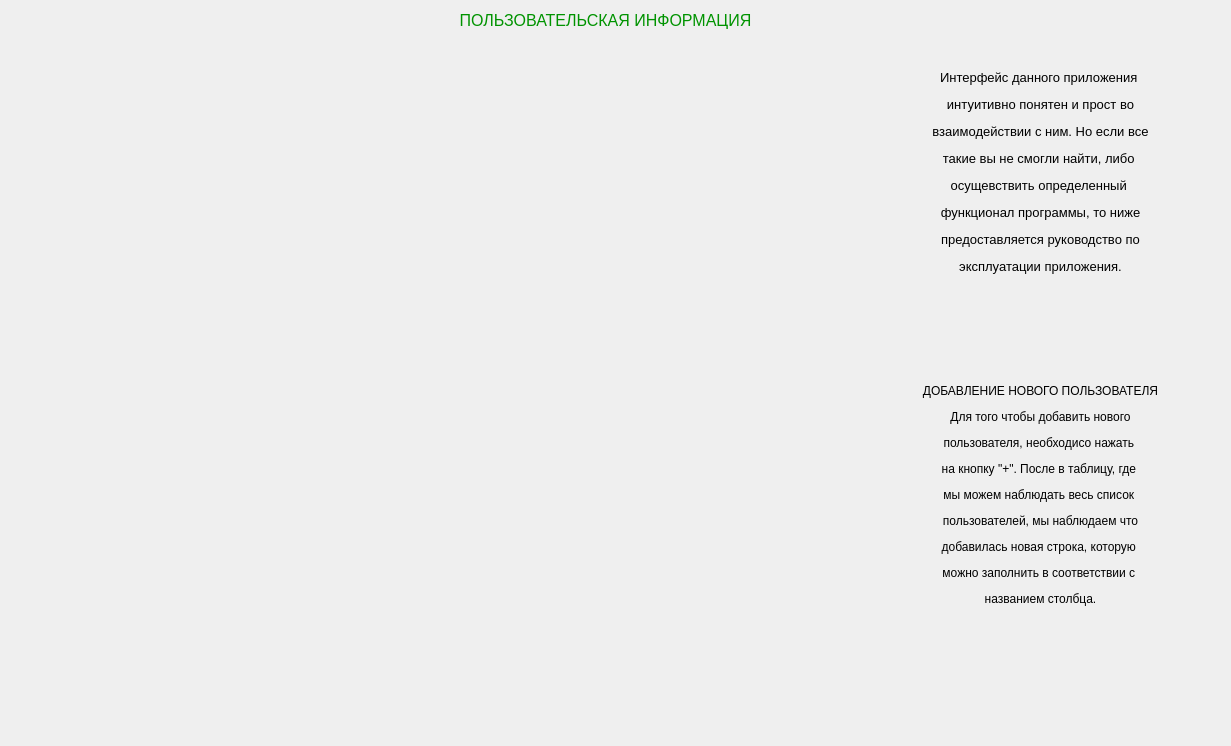
<?xml version="1.0" encoding="UTF-8"?>
<ui version="4.0">
 <class>SPRPOLZOVAT</class>
 <widget class="QDialog" name="SPRPOLZOVAT">
  <property name="geometry">
   <rect>
    <x>0</x>
    <y>0</y>
    <width>1231</width>
    <height>746</height>
   </rect>
  </property>
  <property name="windowTitle">
   <string>Справка</string>
  </property>
  <widget class="QLabel" name="zag40">
   <property name="geometry">
    <rect>
     <x>380</x>
     <y>10</y>
     <width>451</width>
     <height>21</height>
    </rect>
   </property>
   <property name="styleSheet">
    <string notr="true">font: 8pt &quot;MS Serif&quot;;
color: rgb(0, 147, 0);</string>
   </property>
   <property name="text">
    <string>&lt;html&gt;&lt;head/&gt;&lt;body&gt;&lt;p align=&quot;center&quot;&gt;&lt;span style=&quot; font-size:12pt;&quot;&gt;ПОЛЬЗОВАТЕЛЬСКАЯ ИНФОРМАЦИЯ&lt;/span&gt;&lt;/p&gt;&lt;/body&gt;&lt;/html&gt;</string>
   </property>
  </widget>
  <widget class="QLabel" name="kartINT">
   <property name="geometry">
    <rect>
     <x>10</x>
     <y>70</y>
     <width>861</width>
     <height>611</height>
    </rect>
   </property>
   <property name="text">
    <string/>
   </property>
   <property name="pixmap">
    <pixmap>../../build-USERLIST-Desktop_Qt_5_14_2_MinGW_32_bit-Debug/WAWAW/debug/img/5.png</pixmap>
   </property>
  </widget>
  <widget class="QWidget" name="layoutWidget">
   <property name="geometry">
    <rect>
     <x>870</x>
     <y>70</y>
     <width>341</width>
     <height>621</height>
    </rect>
   </property>
   <layout class="QVBoxLayout" name="verticalLayout">
    <item>
     <widget class="QLabel" name="label">
      <property name="sizePolicy">
       <sizepolicy hsizetype="Preferred" vsizetype="Maximum">
        <horstretch>0</horstretch>
        <verstretch>0</verstretch>
       </sizepolicy>
      </property>
      <property name="styleSheet">
       <string notr="true">font: 75 12pt &quot;MS Sans Serif&quot;;</string>
      </property>
      <property name="text">
       <string>&lt;html&gt;&lt;head/&gt;&lt;body&gt;&lt;p align=&quot;center&quot;&gt;&lt;span style=&quot; font-size:10pt;&quot;&gt;Интерфейс данного приложения &lt;/span&gt;&lt;/p&gt;&lt;p align=&quot;center&quot;&gt;&lt;span style=&quot; font-size:10pt;&quot;&gt;интуитивно понятен и прост во&lt;/span&gt;&lt;/p&gt;&lt;p align=&quot;center&quot;&gt;&lt;span style=&quot; font-size:10pt;&quot;&gt;взаимодействии с ним. Но если все&lt;/span&gt;&lt;/p&gt;&lt;p align=&quot;center&quot;&gt;&lt;span style=&quot; font-size:10pt;&quot;&gt;такие вы не смогли найти, либо &lt;/span&gt;&lt;/p&gt;&lt;p align=&quot;center&quot;&gt;&lt;span style=&quot; font-size:10pt;&quot;&gt;осущевствить определенный &lt;/span&gt;&lt;/p&gt;&lt;p align=&quot;center&quot;&gt;&lt;span style=&quot; font-size:10pt;&quot;&gt;функционал программы, то ниже&lt;/span&gt;&lt;/p&gt;&lt;p align=&quot;center&quot;&gt;&lt;span style=&quot; font-size:10pt;&quot;&gt;предоставляется руководство по&lt;/span&gt;&lt;/p&gt;&lt;p align=&quot;center&quot;&gt;&lt;span style=&quot; font-size:10pt;&quot;&gt;эксплуатации приложения.&lt;/span&gt;&lt;/p&gt;&lt;/body&gt;&lt;/html&gt;</string>
      </property>
     </widget>
    </item>
    <item>
     <spacer name="verticalSpacer">
      <property name="orientation">
       <enum>Qt::Vertical</enum>
      </property>
      <property name="sizeType">
       <enum>QSizePolicy::Fixed</enum>
      </property>
      <property name="sizeHint" stdset="0">
       <size>
        <width>20</width>
        <height>20</height>
       </size>
      </property>
     </spacer>
    </item>
    <item>
     <widget class="QLabel" name="label_2">
      <property name="font">
       <font>
        <family>MS Sans Serif</family>
        <pointsize>10</pointsize>
        <weight>9</weight>
        <italic>false</italic>
        <bold>false</bold>
       </font>
      </property>
      <property name="styleSheet">
       <string notr="true">font: 75 10pt &quot;MS Sans Serif&quot;;</string>
      </property>
      <property name="text">
       <string>&lt;html&gt;&lt;head/&gt;&lt;body&gt;&lt;p align=&quot;center&quot;&gt;&lt;span style=&quot; font-size:9pt;&quot;&gt;ДОБАВЛЕНИЕ НОВОГО ПОЛЬЗОВАТЕЛЯ&lt;/span&gt;&lt;/p&gt;&lt;p align=&quot;center&quot;&gt;&lt;span style=&quot; font-size:9pt;&quot;&gt;Для того чтобы добавить нового&lt;/span&gt;&lt;/p&gt;&lt;p align=&quot;center&quot;&gt;&lt;span style=&quot; font-size:9pt;&quot;&gt;пользователя, необходисо нажать &lt;/span&gt;&lt;/p&gt;&lt;p align=&quot;center&quot;&gt;&lt;span style=&quot; font-size:9pt;&quot;&gt;на кнопку &amp;quot;+&amp;quot;. После в таблицу, где &lt;/span&gt;&lt;/p&gt;&lt;p align=&quot;center&quot;&gt;&lt;span style=&quot; font-size:9pt;&quot;&gt;мы можем наблюдать весь список &lt;/span&gt;&lt;/p&gt;&lt;p align=&quot;center&quot;&gt;&lt;span style=&quot; font-size:9pt;&quot;&gt;пользователей, мы наблюдаем что&lt;/span&gt;&lt;/p&gt;&lt;p align=&quot;center&quot;&gt;&lt;span style=&quot; font-size:9pt;&quot;&gt;добавилась новая строка, которую &lt;/span&gt;&lt;/p&gt;&lt;p align=&quot;center&quot;&gt;&lt;span style=&quot; font-size:9pt;&quot;&gt;можно заполнить в соответствии с &lt;/span&gt;&lt;/p&gt;&lt;p align=&quot;center&quot;&gt;&lt;span style=&quot; font-size:9pt;&quot;&gt;названием столбца.&lt;/span&gt;&lt;/p&gt;&lt;/body&gt;&lt;/html&gt;</string>
      </property>
     </widget>
    </item>
   </layout>
  </widget>
 </widget>
 <resources/>
 <connections/>
</ui>
